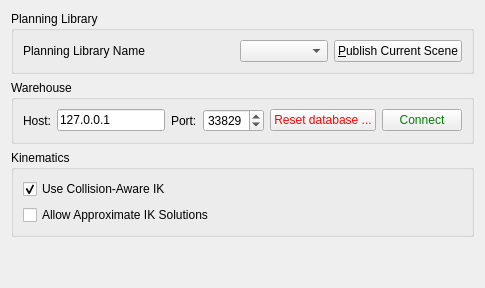
     <widget class="QWidget" name="context">
      <attribute name="title">
       <string>Context</string>
      </attribute>
      <layout class="QVBoxLayout" name="verticalLayout_3">
       <item>
        <widget class="QGroupBox" name="groupBox1">
         <property name="title">
          <string>Planning Library</string>
         </property>
         <layout class="QHBoxLayout" name="horizontalLayout_8">
          <item>
           <widget class="QLabel" name="library_label">
            <property name="text">
             <string>Planning Library Name</string>
            </property>
           </widget>
          </item>
          <item>
           <spacer name="horizontalSpacer">
            <property name="orientation">
             <enum>Qt::Horizontal</enum>
            </property>
            <property name="sizeHint" stdset="0">
             <size>
              <width>40</width>
              <height>20</height>
             </size>
            </property>
           </spacer>
          </item>
          <item>
           <widget class="QComboBox" name="planning_algorithm_combo_box">
            <property name="sizePolicy">
             <sizepolicy hsizetype="MinimumExpanding" vsizetype="Fixed">
              <horstretch>0</horstretch>
              <verstretch>0</verstretch>
             </sizepolicy>
            </property>
           </widget>
          </item>
          <item>
           <widget class="QPushButton" name="publish_current_scene_button">
            <property name="text">
             <string>&amp;Publish Current Scene</string>
            </property>
           </widget>
          </item>
         </layout>
        </widget>
       </item>
       <item>
        <widget class="QGroupBox" name="groupBox2">
         <property name="title">
          <string>Warehouse</string>
         </property>
         <layout class="QHBoxLayout" name="horizontalLayout">
          <item>
           <widget class="QLabel" name="label_2">
            <property name="text">
             <string>Host:</string>
            </property>
           </widget>
          </item>
          <item>
           <widget class="QLineEdit" name="database_host">
            <property name="text">
             <string>127.0.0.1</string>
            </property>
           </widget>
          </item>
          <item>
           <widget class="QLabel" name="label_3">
            <property name="text">
             <string>Port:</string>
            </property>
           </widget>
          </item>
          <item>
           <widget class="QSpinBox" name="database_port">
            <property name="maximum">
             <number>65535</number>
            </property>
            <property name="value">
             <number>33829</number>
            </property>
           </widget>
          </item>
          <item>
           <widget class="QPushButton" name="reset_db_button">
            <property name="styleSheet">
             <string notr="true">color:red</string>
            </property>
            <property name="text">
             <string>Reset database ...</string>
            </property>
            <property name="default">
             <bool>false</bool>
            </property>
            <property name="flat">
             <bool>false</bool>
            </property>
           </widget>
          </item>
          <item>
           <widget class="QPushButton" name="database_connect_button">
            <property name="styleSheet">
             <string notr="true">color:green</string>
            </property>
            <property name="text">
             <string>Connect</string>
            </property>
            <property name="checkable">
             <bool>false</bool>
            </property>
            <property name="checked">
             <bool>false</bool>
            </property>
            <property name="default">
             <bool>false</bool>
            </property>
            <property name="flat">
             <bool>false</bool>
            </property>
           </widget>
          </item>
         </layout>
        </widget>
       </item>
       <item>
        <widget class="QGroupBox" name="groupBox_6">
         <property name="title">
          <string>Kinematics</string>
         </property>
         <layout class="QGridLayout" name="gridLayout_10">
          <item row="0" column="0">
           <widget class="QCheckBox" name="collision_aware_ik">
            <property name="text">
             <string>Use Collision-Aware IK</string>
            </property>
            <property name="checked">
             <bool>true</bool>
            </property>
           </widget>
          </item>
          <item row="1" column="0">
           <widget class="QCheckBox" name="approximate_ik">
            <property name="text">
             <string>Allow Approximate IK Solutions</string>
            </property>
           </widget>
          </item>
         </layout>
        </widget>
       </item>
       <item>
        <spacer name="verticalSpacer_5">
         <property name="orientation">
          <enum>Qt::Vertical</enum>
         </property>
         <property name="sizeHint" stdset="0">
          <size>
           <width>20</width>
           <height>40</height>
          </size>
         </property>
        </spacer>
       </item>
      </layout>
     </widget>
